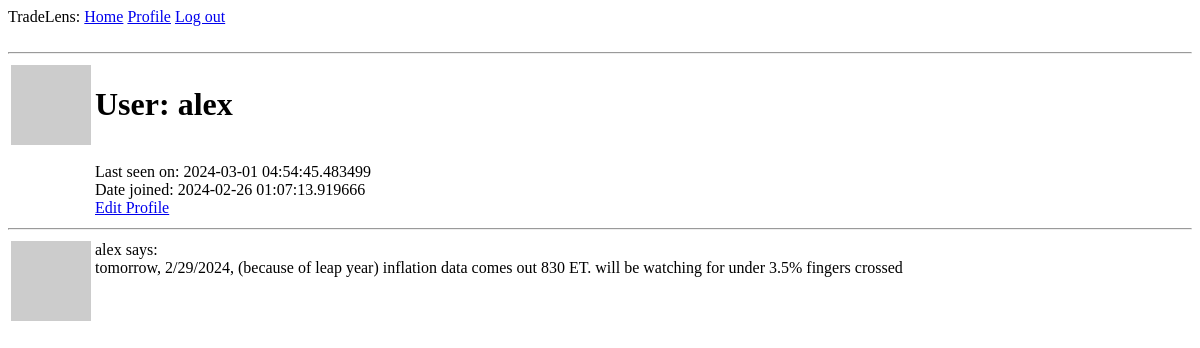
/user/alex (signed in), run on an earlier commit of the app's database.
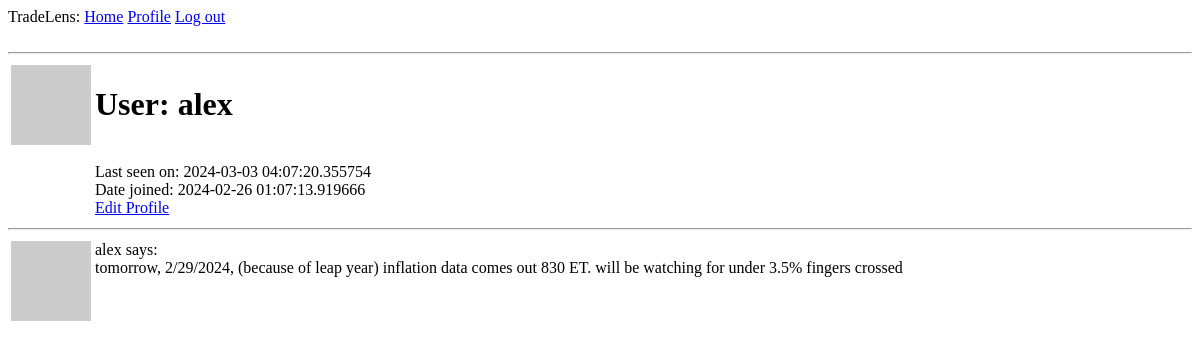
And on a later commit of the database.
### app/models.py (models this page shows, shortened)
class User(db.Model, UserMixin):
    id: so.Mapped[int] = so.mapped_column(primary_key=True)
    username: so.Mapped[str] = so.mapped_column(sa.String(64), index=True, unique=True)
    email: so.Mapped[str] = so.mapped_column(sa.String(120), index=True, unique=True)
    password_hash: so.Mapped[Optional[str]] = so.mapped_column(sa.String(256))
    about_me: so.Mapped[Optional[str]] = so.mapped_column(sa.String(200))
    last_seen: so.Mapped[Optional[datetime]] = so.mapped_column(default=lambda: datetime.now(timezone.utc))
    date_joined: so.Mapped[Optional[datetime]] = so.mapped_column(index=True, default=lambda: datetime.now(timezone.utc))
    posts: so.WriteOnlyMapped['Post'] = so.relationship(back_populates='author')
    def avatar(self, size):
        digest = md5(self.email.lower().encode('utf-8')).hexdigest()
        return f'https://www.gravatar.com/avatar/{digest}?d=identicon&s={size}' # url of user's avatar image
    following: so.WriteOnlyMapped['User'] = so.relationship(
        secondary=followers,
        primaryjoin=(followers.c.follower_id == id),
        secondaryjoin=(followers.c.following_id == id),
        back_populates='followers'
    )
    followers: so.WriteOnlyMapped['User'] = so.relationship(
        secondary=followers,
        primaryjoin=(followers.c.following_id == id),
        secondaryjoin=(followers.c.follower_id == id),
        back_populates='following'
    )

class Post(db.Model):
    id: so.Mapped[int] = so.mapped_column(primary_key=True)
    title: so.Mapped[str] = so.mapped_column(sa.String(10), index=True)
    content: so.Mapped[str] = so.mapped_column(sa.Text())
    timestamp: so.Mapped[datetime] = so.mapped_column(index=True, default=lambda: datetime.now(timezone.utc))
    user_id: so.Mapped[int] = so.mapped_column(sa.ForeignKey(User.id), index=True) # foreign key to link user_id which refers to the primary key id from the User model
    author: so.Mapped[User] = so.relationship(back_populates='posts')

### app/routes.py (the view)
@app.route('/user/<username>')
@login_required
def user(username):
    user = User.query.filter_by(username=username).first_or_404()
    form = EmptyForm()
    posts = Post.query.order_by(Post.timestamp).where(Post.user_id == user.id)
    return render_template('user.html', title=f'{user.username}', user=user, posts=posts, form=form)

### app/models.py (called while the page is built)
@login_manager.user_loader
def load_user(id): # Flask-Login passes id argument as string
    return db.session.get(User, int(id))

### app/routes.py (called while the page is built)
@app.before_request
def before_request():
    if current_user.is_authenticated: # if current_user is logged in
        current_user.last_seen = datetime.now(timezone.utc) # set last seen field to current time
        db.session.commit()

### app/templates/user.html
{% extends 'base.html' %}
{% block content %}
    <table>
        <tr valign="top">
            <td><img src="{{ user.avatar(128) }}" alt=""></td>
            <td>
                <h1>User: {{ user.username }}</h1>
                {% if user.about_me %} {{ user.about_me }} {% endif %} <br>
                {% if user.last_seen %} Last seen on: {{ user.last_seen }} {% endif %} <br>
                {% if user.date_joined %} Date joined: {{ user.date_joined }} {% endif %} <br>
                {% if user == current_user %}
                    <a href="{{ url_for('edit_profile') }}">Edit Profile</a>
                {% elif not current_user.is_following(user) %}
                    <form action="{{ url_for('follow', username=user.username) }}" method="post">
                        {{ form.hidden_tag() }}
                        {{ form.submit(value='Follow')}}
                    </form>
                {% else %}
                    <form action="{{ url_for('unfollow', username=user.username) }}" method="post">
                        {{ form.hidden_tag() }}
                        {{ form.submit(value='Unfollow')}}
                    </form>
                {% endif %}
            </td>
        </tr>
    </table>
    <hr>
    {% for post in posts %}
        {% include '_post.html' %}
    {% endfor %}
{% endblock %}

### app/templates/base.html (shortened to what this page needs)
<!doctype html>
<html lang="en">
    <head>
    </head>
    <body>
        <div>
            TradeLens:
            <a href="{{ url_for('index') }}">Home</a>
            {% if current_user.is_anonymous %}
            <a href="{{ url_for('login') }}">Log in</a>
            {% else %}
            <a href="{{ url_for('user', username=current_user.username) }}">Profile</a>
            <a href="{{ url_for('logout') }}">Log out</a>
            {% endif %}
        </div>
        <br/> <hr>
        {% block content %}
        {% endblock %}
    </body>
</html>

### app/templates/_post.html
<table>
    <tr valign="top">
        <td><img src="{{ post.author.avatar(36) }}" alt=""></td>
        <td>{{ post.author.username }} says: <br>{{ post.content }} <br></td>
    </tr>
</table>

What changed in the data, as far as the page shows it:
changed User "alex": last_seen "2024-03-01 04:54:45.483499" → "2024-03-03 04:07:20.355754"
